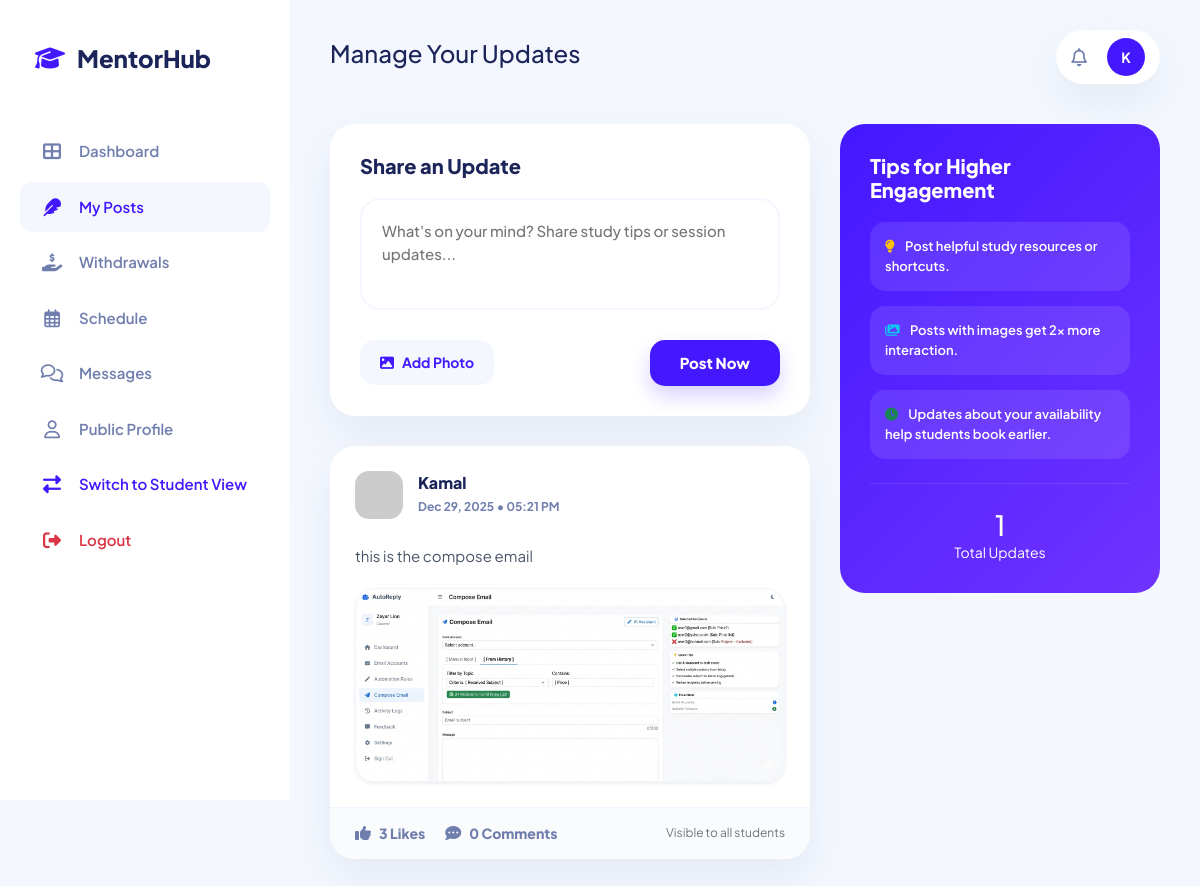
Screenshot of /mentor/posts.php (signed in) with the database file from the repository.
### tables this page shows
CREATE TABLE `users` (
  `id` int(11) NOT NULL,
  `name` varchar(100) NOT NULL,
  `email` varchar(150) NOT NULL,
  `password` varchar(255) NOT NULL,
  `created_by_admin` int(11) DEFAULT NULL,
  `role` enum('admin','student','mentor') DEFAULT 'student',
  `status` enum('active','suspended') DEFAULT 'active',
  `created_by` int(11) DEFAULT NULL,
  `mentor_id` int(11) DEFAULT NULL,
  `is_mentor` tinyint(1) DEFAULT 0,
  `created_at` datetime DEFAULT current_timestamp(),
  `balance` decimal(10,2) NOT NULL DEFAULT 0.00,
  `mentor_status` varchar(20) DEFAULT 'none',
  `hourly_rate` decimal(10,2) DEFAULT 10.00,
  `is_volunteer` tinyint(1) DEFAULT 0,
  `admin_id` int(11) DEFAULT NULL,
  `education` text DEFAULT NULL,
  `expertise` text DEFAULT NULL,
  `bio` text DEFAULT NULL,
  `mentor_documents` text DEFAULT NULL,
  `profile_photo` varchar(255) DEFAULT NULL,
  `last_seen` datetime DEFAULT NULL,
  `qr_code` varchar(255) DEFAULT NULL,
  `teaching_balance` decimal(10,2) DEFAULT 0.00
);

CREATE TABLE `mentor_posts` (
  `id` int(11) NOT NULL,
  `mentor_id` int(11) NOT NULL,
  `content` text DEFAULT NULL,
  `image_path` varchar(255) DEFAULT NULL,
  `created_at` datetime DEFAULT current_timestamp(),
  `posts_count` int(11) DEFAULT 0
);

### public/mentor/posts.php (the view, shortened to what this page needs)
<?php
require_once '../../includes/db.php';
$mentor_id = $_SESSION['user_id'];
$stmt = $pdo->prepare("SELECT name, profile_photo FROM users WHERE id = ?");
$stmt->execute([$mentor_id]);
$mentor = $stmt->fetch(PDO::FETCH_ASSOC);
$query = "
    SELECT mp.*,
           (SELECT COUNT(*) FROM post_likes pl WHERE pl.post_id = mp.id) as likes_count,
           (SELECT COUNT(*) FROM post_likes pl WHERE pl.post_id = mp.id AND pl.user_id = ?) as liked_by_me
    FROM mentor_posts mp
    WHERE mp.mentor_id = ?
    ORDER BY mp.created_at DESC
";
$stmt = $pdo->prepare($query);
$stmt->execute([$mentor_id, $mentor_id]);
$posts = $stmt->fetchAll(PDO::FETCH_ASSOC);
$photo_url = !empty($mentor['profile_photo'])
    ? htmlspecialchars($mentor['profile_photo'])
    : 'https://ui-avatars.com/api/?background=random&name=' . urlencode($mentor['name']);
?>
<!DOCTYPE html>
<html lang="en">
<head>
    <link href="https://cdn.jsdelivr.net/npm/bootstrap@5.3.0/dist/css/bootstrap.min.css" rel="stylesheet">
    <link rel="stylesheet" href="https://cdnjs.cloudflare.com/ajax/libs/font-awesome/6.4.0/css/all.min.css">
</head>
<body>
<div class="sidebar">
    <a href="index.php" class="brand-logo">
        <i class="fas fa-graduation-cap"></i>
        <span class="brand-title">MentorHub</span>
    </a>
    <div class="nav-menu">
        <a href="index.php" class="nav-item">
            <i class="fas fa-th-large"></i> Dashboard
        </a>
        <a href="posts.php" class="nav-item active">
            <i class="fas fa-feather"></i> My Posts
        </a>
        <a href="withdraw.php" class="nav-item">
            <i class="fas fa-hand-holding-usd"></i> Withdrawals
        </a>
        <a href="schedule.php" class="nav-item">
            <i class="far fa-calendar-alt"></i> Schedule
        </a>
        <a href="chat.php" class="nav-item">
            <i class="far fa-comments"></i> Messages
        </a>
        <a href="mentor_profile.php?id=<?= $mentor_id ?>" class="nav-item">
            <i class="far fa-user"></i> Public Profile
        </a>
        <a href="../student/index.php" class="nav-item mt-auto" style="color: var(--primary);">
            <i class="fas fa-exchange-alt"></i> Switch to Student View
        </a>
    </div>
    <div class="sidebar-footer">
        <a href="../logout.php" class="nav-item text-danger">
            <i class="fas fa-sign-out-alt"></i> Logout
        </a>
    </div>
</div>
<div class="main-content">
    <div class="topbar">
        <h4>Manage <span class="fw-800">Your Updates</span></h4>
        <div class="top-icons">
            <i class="far fa-bell icon-btn"></i>
            <div class="user-avatar"><?= substr($mentor['name'], 0, 1) ?></div>
        </div>
    </div>
    <div class="feed-wrapper">
        <div class="feed-main">
            <div class="panel">
                <h5 class="panel-title">Share an Update</h5>
                <form method="POST" enctype="multipart/form-data">
                    <textarea name="content" class="post-input mb-4" rows="3" placeholder="What's on your mind? Share study tips or session updates..."></textarea>
                    <div class="d-flex justify-content-between align-items-center">
                        <label class="file-upload-btn" for="postImage">
                            <i class="fas fa-image"></i>
                            Add Photo
                        </label>
                        <button type="submit" class="btn-post">Post Now</button>
                    </div>
                </form>
            </div>
            <?php foreach ($posts as $post): ?>
                <div class="post-card">
                    <div class="post-header">
                        <img src="<?= $photo_url ?>" class="poster-avatar">
                        <div class="post-info">
                            <h6><?= htmlspecialchars($mentor['name']) ?></h6>
                            <span class="post-time"><?= date('M d, Y • h:i A', strtotime($post['created_at'])) ?></span>
                        </div>
                    </div>
                    <div class="post-body">
                        <div class="post-text">
                            <?= nl2br(htmlspecialchars($post['content'])) ?>
                        </div>
                        <?php if ($post['image_path']): ?>
                            <img src="../../uploads/<?= htmlspecialchars($post['image_path']) ?>" class="post-media shadow-sm">
                        <?php endif; ?>
                    </div>
                    <div class="post-footer">
                        <div class="post-stats">
                            <span class="stat-item <?= $post['liked_by_me'] ? 'liked' : '' ?>">
                                <i class="fas fa-thumbs-up"></i> <?= $post['likes_count'] ?> Likes
                            </span>
                            <span class="stat-item">
                                <i class="fas fa-comment-dots"></i> 0 Comments
                            </span>
                        </div>
                        <span class="text-secondary fw-700" style="font-size: 12px;">Visible to all students</span>
                    </div>
                </div>
            <?php endforeach; ?>
        </div>
        <div class="feed-side">
            <div class="side-panel">
                <h5>Tips for Higher Engagement</h5>
                <div class="tip-card">
                    <i class="fas fa-lightbulb me-2 text-warning"></i>
                    Post helpful study resources or shortcuts.
                </div>
                <div class="tip-card">
                    <i class="fas fa-images me-2 text-info"></i>
                    Posts with images get 2x more interaction.
                </div>
                <div class="tip-card">
                    <i class="fas fa-clock me-2 text-success"></i>
                    Updates about your availability help students book earlier.
                </div>
                <div class="mt-4 pt-4 border-top border-white border-opacity-10 text-center">
                    <div class="h3 fw-800 mb-0"><?= count($posts) ?></div>
                    <div class="small fw-700 opacity-70">Total Updates</div>
                </div>
            </div>
        </div>
    </div>
</div>
</body>
</html>

### public/mentor/posts.php (style rules this page uses)
:root { --primary: #4318FF; --primary-light: #F4F7FE; --secondary: #707EAE; --dark: #1B2559; --success: #05CD99; --danger: #EE5D50; --bg: #F4F7FE; --card-bg: #FFFFFF; --sidebar-width: 290px; --shadow-md: 0px 18px 40px rgba(112, 144, 176, 0.12); }
body { font-family: 'Plus Jakarta Sans', sans-serif; background-color: var(--bg); color: var(--dark); min-height: 100vh; margin: 0; display: flex; }
.sidebar { width: var(--sidebar-width); background: var(--card-bg); height: 100vh; position: fixed; left: 0; top: 0; padding: 40px 20px; display: flex; flex-direction: column; z-index: 1000; }
.brand-logo { display: flex; align-items: center; gap: 12px; padding: 0 15px; margin-bottom: 50px; text-decoration: none; }
.brand-logo i { font-size: 24px; color: var(--primary); }
.brand-title { font-size: 24px; font-weight: 800; color: var(--dark); }
.nav-item { display: flex; align-items: center; gap: 15px; padding: 14px 20px; color: var(--secondary); text-decoration: none; font-weight: 600; border-radius: 12px; transition: 0.3s; margin-bottom: 5px; font-size: 15px; }
.nav-item.active { background: var(--primary-light); color: var(--primary); }
.nav-item i { font-size: 18px; width: 24px; text-align: center; }
.main-content { margin-left: var(--sidebar-width); padding: 30px 40px; flex: 1; }
.topbar { display: flex; justify-content: space-between; align-items: center; margin-bottom: 40px; }
.top-icons { display: flex; align-items: center; gap: 20px; background: var(--card-bg); padding: 8px 15px; border-radius: 30px; box-shadow: var(--shadow-md); }
.icon-btn { color: var(--secondary); font-size: 18px; cursor: pointer; }
.user-avatar { width: 38px; height: 38px; background: var(--primary); border-radius: 50%; display: flex; align-items: center; justify-content: center; color: white; font-weight: 700; font-size: 14px; text-transform: uppercase; }
.feed-wrapper { max-width: 1000px; display: grid; grid-template-columns: 1fr 320px; gap: 30px; margin: 0 auto; }
.panel { background: var(--card-bg); border-radius: 25px; padding: 30px; box-shadow: var(--shadow-md); margin-bottom: 30px; }
.panel-title { font-size: 20px; font-weight: 800; color: var(--dark); margin-bottom: 20px; }
.post-input { border: 2px solid #F4F7FE; border-radius: 20px; padding: 20px; font-weight: 500; font-size: 15px; color: var(--dark); resize: none; width: 100%; transition: 0.3s; }
.file-upload-btn { background: var(--primary-light); color: var(--primary); padding: 12px 20px; border-radius: 15px; font-weight: 700; cursor: pointer; display: flex; align-items: center; gap: 8px; font-size: 14px; }
.btn-post { background: var(--primary); color: white; border: none; padding: 12px 30px; border-radius: 15px; font-weight: 800; font-size: 15px; box-shadow: 0 10px 20px rgba(67, 24, 255, 0.2); transition: 0.3s; }
.post-card { background: var(--card-bg); border-radius: 25px; margin-bottom: 30px; overflow: hidden; box-shadow: var(--shadow-md); }
.post-header { padding: 25px; display: flex; align-items: center; gap: 15px; }
.poster-avatar { width: 48px; height: 48px; border-radius: 14px; object-fit: cover; }
.post-info h6 { margin: 0; font-weight: 800; color: var(--dark); font-size: 16px; }
.post-time { font-size: 12px; font-weight: 700; color: var(--secondary); }
.post-body { padding: 0 25px 25px; }
.post-text { font-size: 15px; line-height: 1.6; color: #4A5568; margin-bottom: 20px; }
.post-media { width: 100%; border-radius: 20px; object-fit: cover; border: 1px solid #f1f4ff; }
.post-footer { padding: 15px 25px; background: #fafbfc; border-top: 1px solid #f1f4ff; display: flex; justify-content: space-between; align-items: center; }
.post-stats { display: flex; gap: 20px; }
.stat-item { display: flex; align-items: center; gap: 8px; color: var(--secondary); font-weight: 800; font-size: 14px; }
.stat-item i { font-size: 16px; }
.side-panel { background: linear-gradient(135deg, var(--primary), #7033FF); border-radius: 25px; padding: 30px; color: white; }
.side-panel h5 { font-weight: 800; margin-bottom: 20px; }
.tip-card { background: rgba(255,255,255,0.1); border-radius: 15px; padding: 15px; margin-bottom: 15px; font-size: 13px; font-weight: 600; }

### rows the page displays
users: name "K"
mentor_posts: mentor.name "Kamal", created_at "Dec 29, 2025 • 05:21 PM", content "this is the compose email", image_path (picture), likes_count "3"

### other values shown
count($posts) "1"
